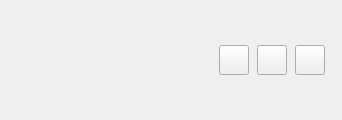
<?xml version="1.0" encoding="UTF-8"?>
<ui version="4.0">
 <class>InviteButtonsWidget</class>
 <widget class="QWidget" name="InviteButtonsWidget">
  <property name="geometry">
   <rect>
    <x>0</x>
    <y>0</y>
    <width>342</width>
    <height>120</height>
   </rect>
  </property>
  <property name="sizePolicy">
   <sizepolicy hsizetype="MinimumExpanding" vsizetype="MinimumExpanding">
    <horstretch>0</horstretch>
    <verstretch>0</verstretch>
   </sizepolicy>
  </property>
  <property name="windowTitle">
   <string/>
  </property>
  <layout class="QHBoxLayout" name="horizontalLayout">
   <property name="spacing">
    <number>0</number>
   </property>
   <property name="leftMargin">
    <number>0</number>
   </property>
   <property name="topMargin">
    <number>0</number>
   </property>
   <property name="rightMargin">
    <number>5</number>
   </property>
   <property name="bottomMargin">
    <number>0</number>
   </property>
   <item>
    <spacer name="horizontalSpacer">
     <property name="orientation">
      <enum>Qt::Horizontal</enum>
     </property>
     <property name="sizeHint" stdset="0">
      <size>
       <width>209</width>
       <height>17</height>
      </size>
     </property>
    </spacer>
   </item>
   <item>
    <layout class="QHBoxLayout" name="horizontalLayout_2">
     <property name="spacing">
      <number>0</number>
     </property>
     <property name="leftMargin">
      <number>0</number>
     </property>
     <property name="rightMargin">
      <number>0</number>
     </property>
     <item>
      <widget class="QPushButton" name="btnAcceptInvite">
       <property name="sizePolicy">
        <sizepolicy hsizetype="Minimum" vsizetype="Fixed">
         <horstretch>0</horstretch>
         <verstretch>0</verstretch>
        </sizepolicy>
       </property>
       <property name="minimumSize">
        <size>
         <width>30</width>
         <height>30</height>
        </size>
       </property>
       <property name="maximumSize">
        <size>
         <width>30</width>
         <height>30</height>
        </size>
       </property>
       <property name="toolTip">
        <string>Accept</string>
       </property>
       <property name="text">
        <string/>
       </property>
       <property name="icon">
        <iconset resource="../../resources/ressources.qrc">
         <normaloff>:/images/icons/ic_person_add_black_24dp_2x.png</normaloff>:/images/icons/ic_person_add_black_24dp_2x.png</iconset>
       </property>
       <property name="iconSize">
        <size>
         <width>18</width>
         <height>18</height>
        </size>
       </property>
      </widget>
     </item>
     <item>
      <spacer name="horizontalSpacer_3">
       <property name="orientation">
        <enum>Qt::Horizontal</enum>
       </property>
       <property name="sizeType">
        <enum>QSizePolicy::Fixed</enum>
       </property>
       <property name="sizeHint" stdset="0">
        <size>
         <width>8</width>
         <height>20</height>
        </size>
       </property>
      </spacer>
     </item>
     <item>
      <widget class="QPushButton" name="btnIgnoreInvite">
       <property name="minimumSize">
        <size>
         <width>30</width>
         <height>30</height>
        </size>
       </property>
       <property name="maximumSize">
        <size>
         <width>30</width>
         <height>30</height>
        </size>
       </property>
       <property name="toolTip">
        <string>Refuse</string>
       </property>
       <property name="text">
        <string/>
       </property>
       <property name="icon">
        <iconset resource="../../resources/ressources.qrc">
         <normaloff>:/images/icons/ic_clear_24px.svg</normaloff>:/images/icons/ic_clear_24px.svg</iconset>
       </property>
       <property name="iconSize">
        <size>
         <width>18</width>
         <height>18</height>
        </size>
       </property>
      </widget>
     </item>
     <item>
      <spacer name="horizontalSpacer_4">
       <property name="orientation">
        <enum>Qt::Horizontal</enum>
       </property>
       <property name="sizeType">
        <enum>QSizePolicy::Fixed</enum>
       </property>
       <property name="sizeHint" stdset="0">
        <size>
         <width>8</width>
         <height>20</height>
        </size>
       </property>
      </spacer>
     </item>
     <item>
      <widget class="QPushButton" name="btnBlockInvite">
       <property name="minimumSize">
        <size>
         <width>30</width>
         <height>30</height>
        </size>
       </property>
       <property name="maximumSize">
        <size>
         <width>30</width>
         <height>30</height>
        </size>
       </property>
       <property name="toolTip">
        <string>Block</string>
       </property>
       <property name="text">
        <string/>
       </property>
       <property name="icon">
        <iconset resource="../../resources/ressources.qrc">
         <normaloff>:/images/icons/ic_block_24px.svg</normaloff>:/images/icons/ic_block_24px.svg</iconset>
       </property>
       <property name="iconSize">
        <size>
         <width>18</width>
         <height>18</height>
        </size>
       </property>
      </widget>
     </item>
    </layout>
   </item>
   <item>
    <spacer name="horizontalSpacer_2">
     <property name="orientation">
      <enum>Qt::Horizontal</enum>
     </property>
     <property name="sizeType">
      <enum>QSizePolicy::Fixed</enum>
     </property>
     <property name="sizeHint" stdset="0">
      <size>
       <width>12</width>
       <height>17</height>
      </size>
     </property>
    </spacer>
   </item>
  </layout>
 </widget>
 <resources>
  <include location="../../resources/ressources.qrc"/>
 </resources>
 <connections/>
</ui>
